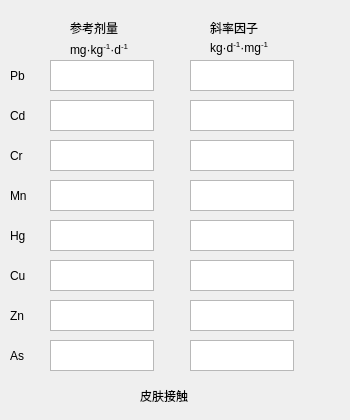
    <widget class="QWidget" name="tab_2">
     <attribute name="title">
      <string>皮肤接触</string>
     </attribute>
     <widget class="QTextEdit" name="rfds_hg">
      <property name="geometry">
       <rect>
        <x>50</x>
        <y>220</y>
        <width>104</width>
        <height>31</height>
       </rect>
      </property>
     </widget>
     <widget class="QTextEdit" name="rfds_pb">
      <property name="geometry">
       <rect>
        <x>50</x>
        <y>60</y>
        <width>104</width>
        <height>31</height>
       </rect>
      </property>
     </widget>
     <widget class="QTextEdit" name="rfds_mn">
      <property name="geometry">
       <rect>
        <x>50</x>
        <y>180</y>
        <width>104</width>
        <height>31</height>
       </rect>
      </property>
     </widget>
     <widget class="QTextEdit" name="sfs_cu">
      <property name="geometry">
       <rect>
        <x>190</x>
        <y>260</y>
        <width>104</width>
        <height>31</height>
       </rect>
      </property>
     </widget>
     <widget class="QTextEdit" name="rfds_cu">
      <property name="geometry">
       <rect>
        <x>50</x>
        <y>260</y>
        <width>104</width>
        <height>31</height>
       </rect>
      </property>
     </widget>
     <widget class="QTextEdit" name="sfs_zn">
      <property name="geometry">
       <rect>
        <x>190</x>
        <y>300</y>
        <width>104</width>
        <height>31</height>
       </rect>
      </property>
     </widget>
     <widget class="QTextEdit" name="sfs_mn">
      <property name="geometry">
       <rect>
        <x>190</x>
        <y>180</y>
        <width>104</width>
        <height>31</height>
       </rect>
      </property>
     </widget>
     <widget class="QTextEdit" name="sfs_cd">
      <property name="geometry">
       <rect>
        <x>190</x>
        <y>100</y>
        <width>104</width>
        <height>31</height>
       </rect>
      </property>
     </widget>
     <widget class="QTextEdit" name="sfs_pb">
      <property name="geometry">
       <rect>
        <x>190</x>
        <y>60</y>
        <width>104</width>
        <height>31</height>
       </rect>
      </property>
     </widget>
     <widget class="QTextEdit" name="rfds_zn">
      <property name="geometry">
       <rect>
        <x>50</x>
        <y>300</y>
        <width>104</width>
        <height>31</height>
       </rect>
      </property>
     </widget>
     <widget class="QLabel" name="label_70">
      <property name="geometry">
       <rect>
        <x>210</x>
        <y>20</y>
        <width>72</width>
        <height>15</height>
       </rect>
      </property>
      <property name="text">
       <string>斜率因子</string>
      </property>
     </widget>
     <widget class="QTextEdit" name="rfds_cr">
      <property name="geometry">
       <rect>
        <x>50</x>
        <y>140</y>
        <width>104</width>
        <height>31</height>
       </rect>
      </property>
     </widget>
     <widget class="QTextEdit" name="sfs_cr">
      <property name="geometry">
       <rect>
        <x>190</x>
        <y>140</y>
        <width>104</width>
        <height>31</height>
       </rect>
      </property>
     </widget>
     <widget class="QTextEdit" name="rfds_as">
      <property name="geometry">
       <rect>
        <x>50</x>
        <y>340</y>
        <width>104</width>
        <height>31</height>
       </rect>
      </property>
     </widget>
     <widget class="QTextEdit" name="sfs_as">
      <property name="geometry">
       <rect>
        <x>190</x>
        <y>340</y>
        <width>104</width>
        <height>31</height>
       </rect>
      </property>
     </widget>
     <widget class="QTextEdit" name="rfds_cd">
      <property name="geometry">
       <rect>
        <x>50</x>
        <y>100</y>
        <width>104</width>
        <height>31</height>
       </rect>
      </property>
     </widget>
     <widget class="QLabel" name="label_74">
      <property name="geometry">
       <rect>
        <x>70</x>
        <y>20</y>
        <width>61</width>
        <height>16</height>
       </rect>
      </property>
      <property name="text">
       <string>参考剂量</string>
      </property>
     </widget>
     <widget class="QTextEdit" name="sfs_hg">
      <property name="geometry">
       <rect>
        <x>190</x>
        <y>220</y>
        <width>104</width>
        <height>31</height>
       </rect>
      </property>
     </widget>
     <widget class="QLabel" name="label_87">
      <property name="geometry">
       <rect>
        <x>140</x>
        <y>380</y>
        <width>61</width>
        <height>31</height>
       </rect>
      </property>
      <property name="text">
       <string>皮肤接触</string>
      </property>
     </widget>
     <widget class="QLabel" name="label_110">
      <property name="geometry">
       <rect>
        <x>70</x>
        <y>40</y>
        <width>81</width>
        <height>21</height>
       </rect>
      </property>
      <property name="text">
       <string>&lt;html&gt;&lt;head/&gt;&lt;body&gt;&lt;p&gt;&lt;span style=&quot; font-family:'Times New Roman'; color:#000000;&quot;&gt;mg·kg&lt;/span&gt;&lt;span style=&quot; font-family:'Times New Roman'; color:#000000; vertical-align:super;&quot;&gt;-1&lt;/span&gt;&lt;span style=&quot; font-family:'Times New Roman'; color:#000000;&quot;&gt;·d&lt;/span&gt;&lt;span style=&quot; font-family:'Times New Roman'; color:#000000; vertical-align:super;&quot;&gt;-1&lt;/span&gt;&lt;/p&gt;&lt;/body&gt;&lt;/html&gt;</string>
      </property>
     </widget>
     <widget class="QLabel" name="label_65">
      <property name="geometry">
       <rect>
        <x>10</x>
        <y>340</y>
        <width>61</width>
        <height>31</height>
       </rect>
      </property>
      <property name="text">
       <string>As</string>
      </property>
     </widget>
     <widget class="QLabel" name="label_73">
      <property name="geometry">
       <rect>
        <x>10</x>
        <y>300</y>
        <width>61</width>
        <height>31</height>
       </rect>
      </property>
      <property name="text">
       <string>Zn</string>
      </property>
     </widget>
     <widget class="QLabel" name="label_64">
      <property name="geometry">
       <rect>
        <x>10</x>
        <y>140</y>
        <width>61</width>
        <height>31</height>
       </rect>
      </property>
      <property name="text">
       <string>Cr</string>
      </property>
     </widget>
     <widget class="QLabel" name="label_71">
      <property name="geometry">
       <rect>
        <x>10</x>
        <y>100</y>
        <width>61</width>
        <height>31</height>
       </rect>
      </property>
      <property name="text">
       <string>Cd</string>
      </property>
     </widget>
     <widget class="QLabel" name="label_72">
      <property name="geometry">
       <rect>
        <x>10</x>
        <y>180</y>
        <width>61</width>
        <height>31</height>
       </rect>
      </property>
      <property name="text">
       <string>Mn</string>
      </property>
     </widget>
     <widget class="QLabel" name="label_68">
      <property name="geometry">
       <rect>
        <x>10</x>
        <y>260</y>
        <width>61</width>
        <height>31</height>
       </rect>
      </property>
      <property name="text">
       <string>Cu</string>
      </property>
     </widget>
     <widget class="QLabel" name="label_67">
      <property name="geometry">
       <rect>
        <x>10</x>
        <y>60</y>
        <width>61</width>
        <height>31</height>
       </rect>
      </property>
      <property name="text">
       <string>Pb</string>
      </property>
     </widget>
     <widget class="QLabel" name="label_69">
      <property name="geometry">
       <rect>
        <x>10</x>
        <y>220</y>
        <width>61</width>
        <height>31</height>
       </rect>
      </property>
      <property name="text">
       <string>Hg</string>
      </property>
     </widget>
     <widget class="QLabel" name="label_109">
      <property name="geometry">
       <rect>
        <x>210</x>
        <y>40</y>
        <width>131</width>
        <height>16</height>
       </rect>
      </property>
      <property name="text">
       <string>&lt;html&gt;&lt;head/&gt;&lt;body&gt;&lt;p&gt;&lt;span style=&quot; font-family:'Times New Roman'; color:#000000;&quot;&gt;kg·d&lt;/span&gt;&lt;span style=&quot; font-family:'Times New Roman'; color:#000000; vertical-align:super;&quot;&gt;-1&lt;/span&gt;&lt;span style=&quot; font-family:'Times New Roman'; color:#000000;&quot;&gt;·mg&lt;/span&gt;&lt;span style=&quot; font-family:'Times New Roman'; color:#000000; vertical-align:super;&quot;&gt;-1&lt;/span&gt;&lt;/p&gt;&lt;/body&gt;&lt;/html&gt;</string>
      </property>
     </widget>
    </widget>
